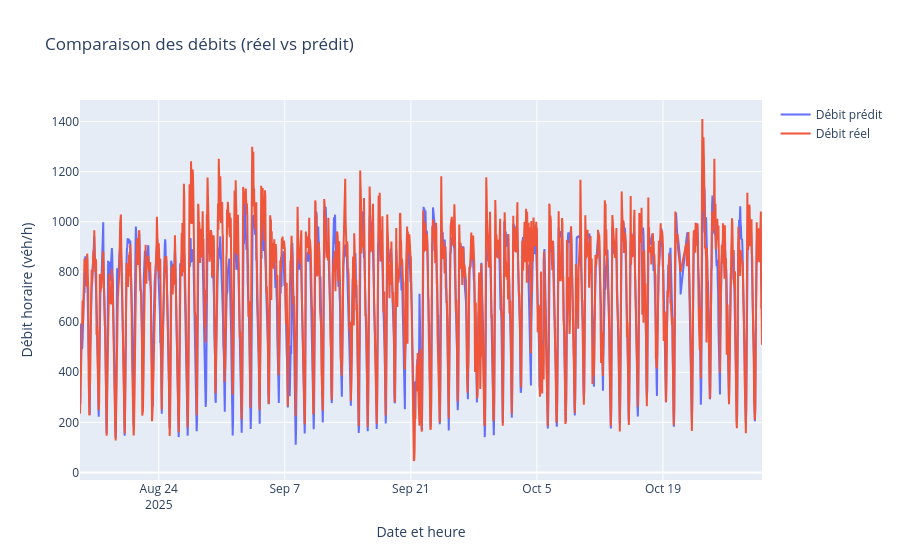

Source (notebook cell):
### Code cell
time_index = df_final.loc[X_test.index, 'Date et heure de comptage']

fig = go.Figure()
fig.add_trace(go.Scatter(
    x=time_index,
    y=y_pred,
    mode='lines',
    name='Débit prédit'
))
fig.add_trace(go.Scatter(
    x=time_index,
    y=y_test,
    mode='lines',
    name='Débit réel'
))

fig.update_layout(
    title="Comparaison des débits (réel vs prédit)",
    xaxis_title="Date et heure",
    yaxis_title="Débit horaire (véh/h)",
    hovermode='x unified'
)

fig.show()

### Figure 1 — Plotly figure (JSON) as saved in the notebook; plotly's stock layout.template omitted (floating-point values rounded to 4 significant figures; data arrays with more than 128 entries replaced by an {"elided": "..."} marker saying what was removed)
{"data": [{"mode": "lines", "name": "Débit prédit", "type": "scatter", "x": {"elided": "1741 str values"}, "y": {"elided": "1741 float values"}}, {"mode": "lines", "name": "Débit réel", "type": "scatter", "x": {"elided": "1741 str values"}, "y": {"elided": "1741 float values"}}], "layout": {"hovermode": "x unified", "title": {"text": "Comparaison des débits (réel vs prédit)"}, "xaxis": {"title": {"text": "Date et heure"}}, "yaxis": {"title": {"text": "Débit horaire (véh/h)"}}}}
